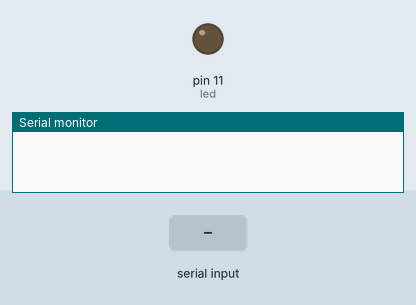
Bench run of a sketch on a simulated Arduino Uno, built with avr-gcc and run on an emulated ATmega328P. Parts: output pins drawn as LEDs (lit = HIGH), the last lines printed to the serial monitor. The inputs (shaded band) are chosen by the test bench.

Above: at 1.2 s.
1.3 s: "1" received over the second serial link
At 2.5 s:
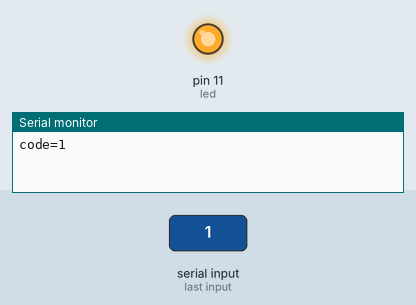
2.8 s: "0" received over the second serial link
At 3.9 s:
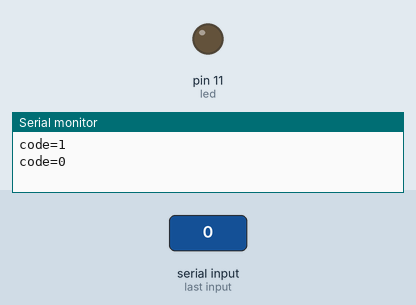
4.3 s: "s" received over the second serial link
At 5.0 s:
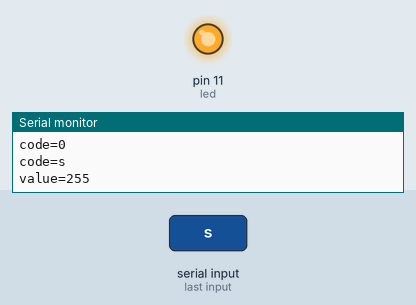
Timing chart, 0 to 7.3 s (numbered marks = the images above; inputs shaded):
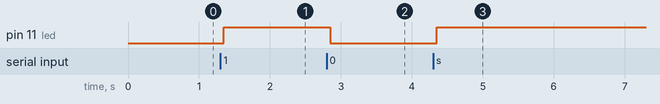

The sketch:

easy.ino
```cpp
#include <SoftwareSerial.h>
SoftwareSerial BluetoothSerial(3,4); // RX, TX
char code;
byte value;
int led=11;
void setup()
{
  Serial.begin(9600);
  BluetoothSerial.begin(9600); //或38400
  pinMode(led,OUTPUT);
  analogWrite(led,0);
}
void loop()
{
  if(BluetoothSerial.available())
  {
    delay(50);
    code=BluetoothSerial.read();
    Serial.print("code=");
    Serial.println(code);
    if(code=='0')
    {
      digitalWrite(led,LOW);
    }
    else if(code=='1')
    {
      digitalWrite(led,HIGH);
    }
    else if(code=='s')
    {
      value=BluetoothSerial.read();
      Serial.print("value=");
      Serial.println(value);
      if(value<20)
        analogWrite(led,0);
      else
        analogWrite(led,value);
    }
  }
}
```

Measured:
- after the input at 1.3 s, pin 11 (led): LOW → HIGH after 0.05 s
- after the input at 2.8 s, pin 11 (led): HIGH → LOW after 0.05 s
- after the input at 4.3 s, pin 11 (led): LOW → HIGH after 0.05 s
